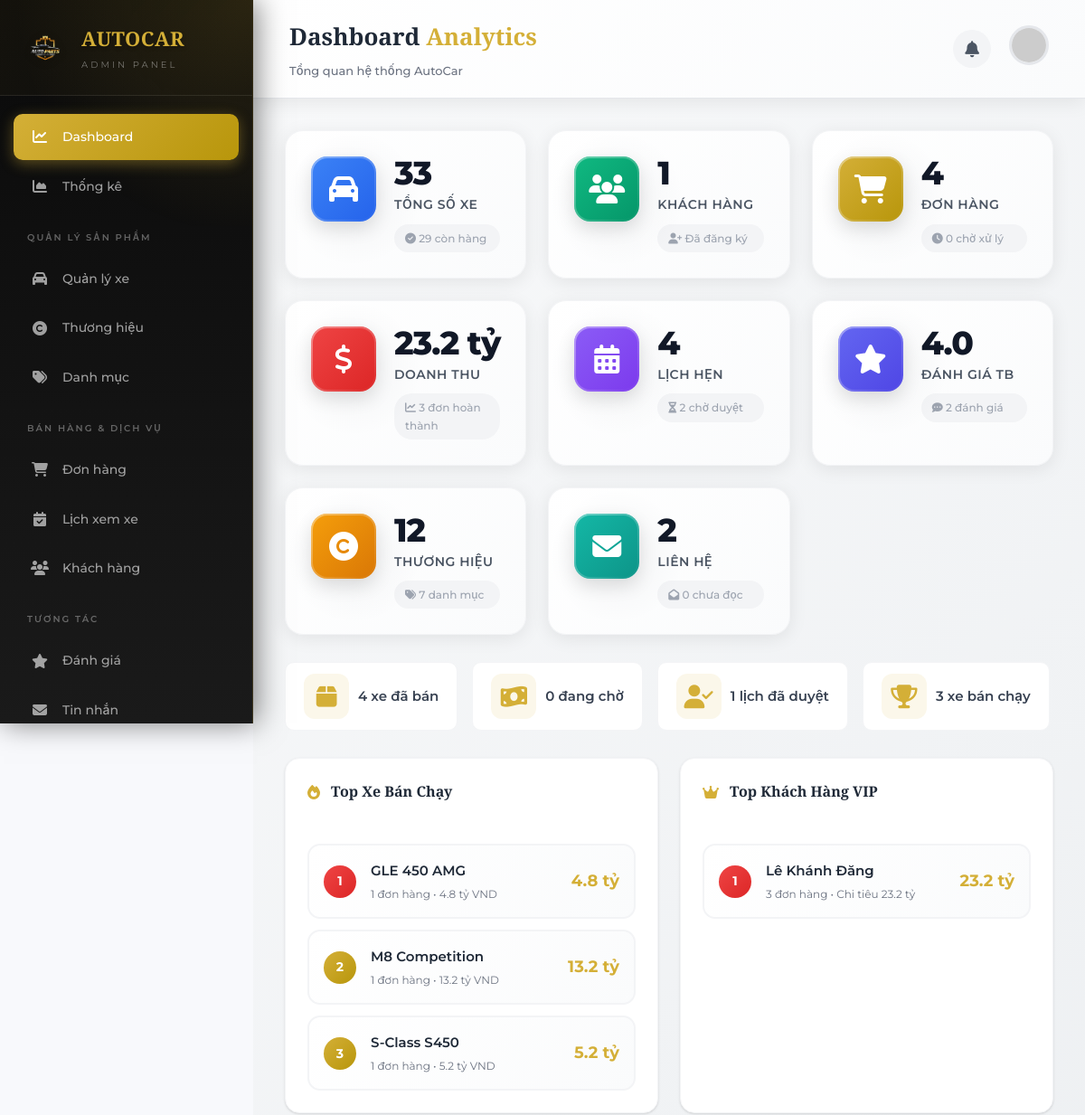
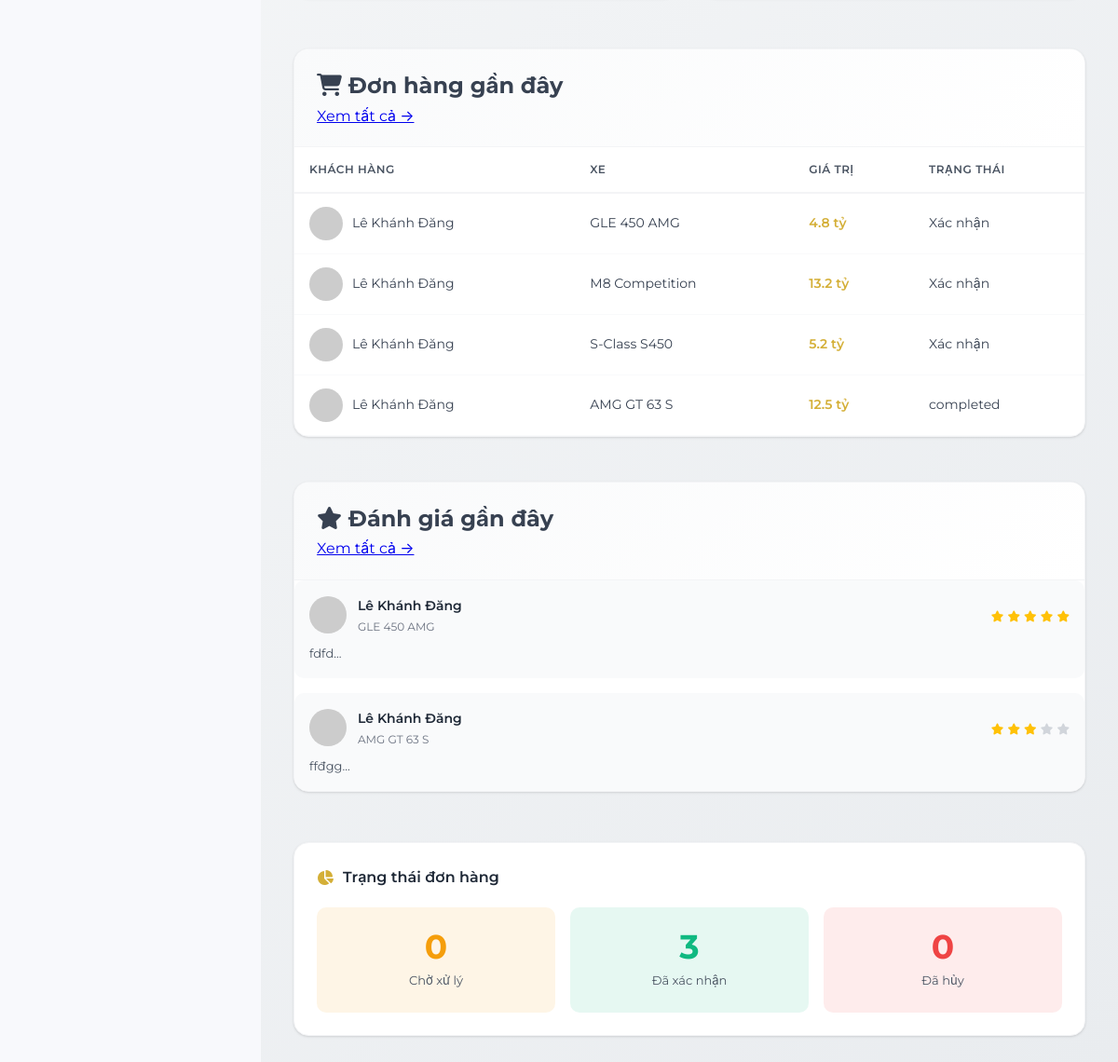
The page /admin/dashboard (signed in) on the database its author committed (2 pictures, top to bottom).
### tables this page shows
CREATE TABLE `orders` (
  `id` int(11) NOT NULL,
  `user_id` int(11) NOT NULL,
  `car_id` int(11) NOT NULL,
  `price` decimal(15,2) NOT NULL,
  `deposit_percentage` int(11) DEFAULT 10,
  `deposit_amount` decimal(15,2) DEFAULT NULL,
  `payment_method` enum('bank_transfer','cash','deposit') NOT NULL,
  `status` enum('pending','confirmed','cancelled','completed') DEFAULT 'pending',
  `notes` text DEFAULT NULL,
  `created_at` timestamp NOT NULL DEFAULT current_timestamp()
);

CREATE TABLE `cars` (
  `id` int(11) NOT NULL,
  `name` varchar(150) NOT NULL,
  `brand_id` int(11) NOT NULL,
  `category_id` int(11) NOT NULL,
  `price` decimal(15,2) NOT NULL,
  `year` int(11) DEFAULT NULL,
  `mileage` int(11) DEFAULT NULL,
  `fuel` enum('gasoline','diesel','electric') DEFAULT NULL,
  `transmission` enum('manual','automatic') DEFAULT NULL,
  `color` varchar(50) DEFAULT NULL,
  `description` text DEFAULT NULL,
  `status` enum('available','sold') DEFAULT 'available',
  `created_at` timestamp NOT NULL DEFAULT current_timestamp()
);

CREATE TABLE `users` (
  `id` int(11) NOT NULL,
  `username` varchar(100) NOT NULL,
  `email` varchar(100) NOT NULL,
  `password` varchar(255) NOT NULL,
  `full_name` varchar(255) DEFAULT NULL,
  `phone` varchar(20) DEFAULT NULL,
  `address` text DEFAULT NULL,
  `avatar` varchar(255) DEFAULT NULL,
  `remember_token` varchar(100) DEFAULT NULL,
  `role` enum('user','admin') DEFAULT 'user',
  `status` tinyint(1) DEFAULT 1,
  `created_at` timestamp NOT NULL DEFAULT current_timestamp()
);

CREATE TABLE `reviews` (
  `id` int(11) NOT NULL,
  `user_id` int(11) NOT NULL,
  `car_id` int(11) NOT NULL,
  `rating` int(11) DEFAULT NULL CHECK (`rating` between 1 and 5),
  `comment` text DEFAULT NULL,
  `created_at` timestamp NOT NULL DEFAULT current_timestamp()
);

### app/views/admin/dashboard.php (the view, shortened to what the rows shown need)
<?php
require_once __DIR__ . '/../../models/OrderModel.php';
require_once __DIR__ . '/../../models/ReviewModel.php';
$orderModel = new OrderModel();
$reviewModel = new ReviewModel();
$orders = $orderModel->getAllWithDetails();
$reviews = $reviewModel->getAllWithDetails();
function formatRevenue($value) {
    if ($value >= 1000000000) {
        return number_format($value / 1000000000, 1) . ' tỷ';
    } elseif ($value >= 1000000) {
        return number_format($value / 1000000, 0) . ' triệu';
    }
    return number_format($value, 0, ',', '.');
}
$carSales = [];
foreach ($orders as $order) {
    if ($order['status'] === 'confirmed') {
        $carId = $order['car_id'];
        if (!isset($carSales[$carId])) {
            $carSales[$carId] = [
                'name' => $order['car_name'],
                'count' => 0,
                'revenue' => 0
            ];
        }
        $carSales[$carId]['count']++;
        $carSales[$carId]['revenue'] += $order['price'];
    }
}
usort($carSales, fn($a, $b) => $b['count'] - $a['count']);
$topCars = array_slice($carSales, 0, 5);
$recentOrders = array_slice($orders, 0, 5);
$recentReviews = array_slice($reviews, 0, 5);
?>
<!DOCTYPE html>
<html lang="vi">
<head>
    <link rel="stylesheet" href="https://cdnjs.cloudflare.com/ajax/libs/font-awesome/6.4.0/css/all.min.css">
    <link rel="stylesheet" href="<?= BASE_URL ?>/assets/css/admin-common.css">
    <link rel="stylesheet" href="<?= BASE_URL ?>/assets/css/admin-stats.css">
    <link rel="stylesheet" href="<?= BASE_URL ?>/assets/css/admin-dashboard.css">
</head>
<body>
    <main class="admin-main">
        <header class="admin-header">
            <div>
                <h1>Dashboard <span>Analytics</span></h1>
            </div>
        </header>
        <div class="admin-content">
            <div style="display: grid; grid-template-columns: 1fr 1fr; gap: 24px; margin-bottom: 30px;">
                <div class="chart-card">
                    <?php if (count($topCars) === 0): ?>
                    <div style="text-align: center; padding: 40px; color: var(--gray-400);">
                        <i class="fas fa-car" style="font-size: 48px; margin-bottom: 16px;"></i>
                        <p>Chưa có dữ liệu xe bán</p>
                    </div>
                    <?php else: ?>
                    <div class="leaderboard">
                        <?php foreach ($topCars as $index => $car): ?>
                        <div class="leaderboard-item">
                            <div class="leaderboard-rank <?= $index === 0 ? 'top' : '' ?>"><?= $index + 1 ?></div>
                            <div class="leaderboard-info">
                                <h4><?= htmlspecialchars($car['name']) ?></h4>
                                <p><?= $car['count'] ?> đơn hàng • <?= formatRevenue($car['revenue']) ?> VND</p>
                            </div>
                            <div class="leaderboard-value"><?= formatRevenue($car['revenue']) ?></div>
                        </div>
                        <?php endforeach; ?>
                    </div>
                    <?php endif; ?>
                </div>
            </div>
            <div class="content-grid">
                <div class="card">
                    <div class="card-header">
                        <h2><i class="fas fa-shopping-cart"></i> Đơn hàng gần đây</h2>
                    </div>
                    <?php if (count($recentOrders) === 0): ?>
                    <div class="card-empty">
                        <i class="fas fa-inbox"></i>
                        <p>Chưa có đơn hàng nào</p>
                    </div>
                    <?php else: ?>
                    <table class="dashboard-table">
                        <thead>
                            <tr>
                                <th>Khách hàng</th>
                                <th>Xe</th>
                                <th>Giá trị</th>
                                <th>Trạng thái</th>
                            </tr>
                        </thead>
                        <tbody>
                            <?php foreach ($recentOrders as $order): ?>
                            <tr>
                                <td>
                                    <div class="customer">
                                        <img src="https://ui-avatars.com/api/?name=<?= urlencode($order['user_name'] ?? 'User') ?>&background=D4AF37&color=fff" alt="">
                                        <span><?= htmlspecialchars($order['user_name'] ?? 'Khách hàng') ?></span>
                                    </div>
                                </td>
                                <td><?= htmlspecialchars($order['car_name'] ?? 'N/A') ?></td>
                                <td class="price"><?= formatRevenue($order['price']) ?></td>
                                <td>
                                    <span class="status <?= $order['status'] ?>">
                                        <?php
                                        switch($order['status']) {
                                            case 'confirmed': echo 'Xác nhận'; break;
                                            default: echo $order['status'];
                                        }
                                        ?>
                                    </span>
                                </td>
                            </tr>
                            <?php endforeach; ?>
                        </tbody>
                    </table>
                    <?php endif; ?>
                </div>
                <div class="card">
                    <div class="card-header">
                        <h2><i class="fas fa-star"></i> Đánh giá gần đây</h2>
                    </div>
                    <?php if (count($recentReviews) === 0): ?>
                    <div class="card-empty">
                        <i class="fas fa-comment-slash"></i>
                        <p>Chưa có đánh giá nào</p>
                    </div>
                    <?php else: ?>
                    <div class="reviews-list">
                        <?php foreach ($recentReviews as $review): ?>
                        <div class="review-item">
                            <div class="review-header">
                                <img src="https://ui-avatars.com/api/?name=<?= urlencode($review['user_name'] ?? 'User') ?>&background=D4AF37&color=fff" alt="">
                                <div class="review-info">
                                    <h4><?= htmlspecialchars($review['user_name'] ?? 'Khách hàng') ?></h4>
                                    <p><?= htmlspecialchars($review['car_name'] ?? '') ?></p>
                                </div>
                                <div class="review-rating">
                                    <?php for ($i = 1; $i <= 5; $i++): ?>
                                    <i class="fas fa-star <?= $i <= $review['rating'] ? '' : 'empty' ?>"></i>
                                    <?php endfor; ?>
                                </div>
                            </div>
                            <p class="review-text"><?= htmlspecialchars(mb_substr($review['comment'], 0, 100)) ?>...</p>
                        </div>
                        <?php endforeach; ?>
                    </div>
                    <?php endif; ?>
                </div>
            </div>
        </div>
    </main>
</body>
</html>

### rows shown on the page
orders: car.name "M8 Competition", user "1", revenue "13.2 tỷ", user.full_name "Lê Khánh Đăng", price "13.2 tỷ", status "Xác nhận"
orders: user.full_name "Lê Khánh Đăng", car.name "GLE 450 AMG", price "4.8 tỷ", status "Xác nhận"
orders: user.full_name "Lê Khánh Đăng", car.name "S-Class S450", price "5.2 tỷ", status "Xác nhận"
orders: user.full_name "Lê Khánh Đăng", car.name "AMG GT 63 S", price "12.5 tỷ", status "completed"
reviews: user.full_name "Lê Khánh Đăng", car.name "GLE 450 AMG", rating 5 (drawn), comment "fdfd"
reviews: user.full_name "Lê Khánh Đăng", car.name "AMG GT 63 S", rating 3 (drawn), comment "ffđgg"

### other values the page prints
$totalCars "33"
$availableCars "29"
$totalUsers "1"
$totalOrders "4"
$pendingOrders "0"
formatRevenue($totalRevenue) "23.2 tỷ"
$confirmedOrders "3"
$totalAppointments "4"
$pendingAppointments "2"
$avgRating "4.0"
$totalReviews "2"
$totalBrands "12"
$totalCategories "7"
$totalContacts "2"
$unreadContacts "0"
